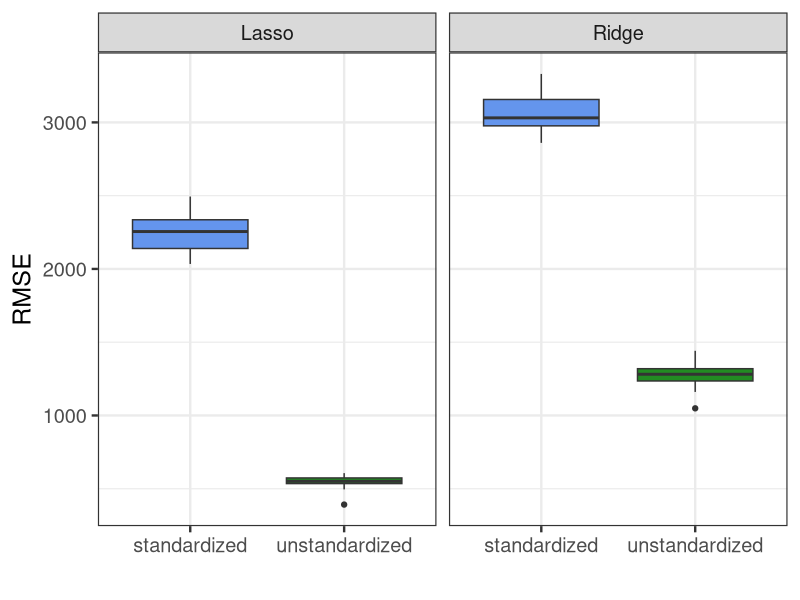

R code for this plot:
## ---- chunk 1
library(glmnet)
library(tidyverse)
knitr::opts_chunk$set(fig.path = "figs/", dev = c('png',"pdf"))
## ---- chunk 2
n_test <- 500
n_train <- 500
n <- n_test + n_train
p_high <- 300  # number of high-amplitue features that carry information on y
p_low <- 300 # number of noisy, low-amplitue features that do not carry information on y
beta <- c(rep(1,p_high), rep(0,p_low))
amp_high <- 10
amp_low <- 1
## ---- chunk 3
set.seed(9876)
res <- lapply(1:10, function(it) {
  X_high <- matrix(rnorm(n*p_high),n, p_high) * amp_high
  X_low <- matrix(rnorm(n*p_low),n, p_low) * amp_low
  X <- cbind(X_high, X_low)
  y <-  X %*% beta + rnorm(n,0,1)
  fit <- cv.glmnet(X[1:n_train,],y[1:n_train])
  fit_unstd <- cv.glmnet(X[1:n_train,],y[1:n_train], standardize = FALSE)
  MSE_std <- sum((predict(fit, X[(n_train+1):n,]) - y[(n_train+1):n])^2)/length(n_test)
  MSE_unstd <- sum((predict(fit_unstd, X[(n_train+1):n,]) - y[(n_train+1):n])^2)/length(n_test)
  
  fit <- cv.glmnet(X[1:n_train,],y[1:n_train], alpha=0)
  fit_unstd <- cv.glmnet(X[1:n_train,],y[1:n_train], standardize = FALSE, alpha=0)
  Ridge_MSE_std <- sum((predict(fit, X[(n_train+1):n,]) - y[(n_train+1):n])^2)/length(n_test)
  Ridge_MSE_unstd <- sum((predict(fit_unstd, X[(n_train+1):n,]) - y[(n_train+1):n])^2)/length(n_test)
  data.frame(MSE = c(MSE_std, MSE_unstd, Ridge_MSE_std,Ridge_MSE_unstd),
             method = c("standardized", "unstandardized", "standardized", "unstandardized"),
             type= c("Lasso", "Lasso", 'Ridge', "Ridge"),
             it =it)
}) %>% bind_rows()
res$RMSE <- sqrt(res$MSE)
## ---- chunk 4
ggplot(res, aes(x=method, y=RMSE, fill = method)) +
  geom_boxplot() +theme_bw(base_size = 18) +
  facet_wrap(~type, scales = "free_x") +
  scale_fill_manual(values = c(standardized = "cornflowerblue", unstandardized = "forestgreen")) + 
  guides(fill=FALSE) + xlab("")
